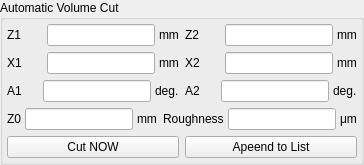
     <widget class="QGroupBox" name="groupBox_2">
      <property name="title">
       <string>Automatic Volume Cut</string>
      </property>
      <layout class="QVBoxLayout" name="verticalLayout_11">
       <property name="leftMargin">
        <number>4</number>
       </property>
       <property name="topMargin">
        <number>4</number>
       </property>
       <property name="rightMargin">
        <number>4</number>
       </property>
       <property name="bottomMargin">
        <number>4</number>
       </property>
       <item>
        <layout class="QHBoxLayout" name="horizontalLayout_2">
         <item>
          <layout class="QVBoxLayout" name="verticalLayout_9">
           <item>
            <layout class="QHBoxLayout" name="_12">
             <property name="spacing">
              <number>4</number>
             </property>
             <item>
              <widget class="QLabel" name="textLabel13_12">
               <property name="sizePolicy">
                <sizepolicy hsizetype="Preferred" vsizetype="Fixed">
                 <horstretch>0</horstretch>
                 <verstretch>0</verstretch>
                </sizepolicy>
               </property>
               <property name="text">
                <string>Z1</string>
               </property>
               <property name="wordWrap">
                <bool>false</bool>
               </property>
              </widget>
             </item>
             <item>
              <widget class="QLineEdit" name="m_edZ1">
               <property name="sizePolicy">
                <sizepolicy hsizetype="Preferred" vsizetype="Fixed">
                 <horstretch>0</horstretch>
                 <verstretch>0</verstretch>
                </sizepolicy>
               </property>
               <property name="minimumSize">
                <size>
                 <width>80</width>
                 <height>0</height>
                </size>
               </property>
               <property name="maximumSize">
                <size>
                 <width>150</width>
                 <height>32767</height>
                </size>
               </property>
              </widget>
             </item>
             <item>
              <widget class="QLabel" name="textLabel14_13">
               <property name="sizePolicy">
                <sizepolicy hsizetype="Fixed" vsizetype="Fixed">
                 <horstretch>0</horstretch>
                 <verstretch>0</verstretch>
                </sizepolicy>
               </property>
               <property name="text">
                <string>mm</string>
               </property>
               <property name="wordWrap">
                <bool>false</bool>
               </property>
              </widget>
             </item>
            </layout>
           </item>
           <item>
            <layout class="QHBoxLayout" name="_7">
             <property name="spacing">
              <number>4</number>
             </property>
             <item>
              <widget class="QLabel" name="textLabel13_7">
               <property name="sizePolicy">
                <sizepolicy hsizetype="Preferred" vsizetype="Fixed">
                 <horstretch>0</horstretch>
                 <verstretch>0</verstretch>
                </sizepolicy>
               </property>
               <property name="text">
                <string>X1</string>
               </property>
               <property name="wordWrap">
                <bool>false</bool>
               </property>
              </widget>
             </item>
             <item>
              <widget class="QLineEdit" name="m_edX1">
               <property name="sizePolicy">
                <sizepolicy hsizetype="Preferred" vsizetype="Fixed">
                 <horstretch>0</horstretch>
                 <verstretch>0</verstretch>
                </sizepolicy>
               </property>
               <property name="minimumSize">
                <size>
                 <width>80</width>
                 <height>0</height>
                </size>
               </property>
               <property name="maximumSize">
                <size>
                 <width>150</width>
                 <height>32767</height>
                </size>
               </property>
              </widget>
             </item>
             <item>
              <widget class="QLabel" name="textLabel14_8">
               <property name="sizePolicy">
                <sizepolicy hsizetype="Fixed" vsizetype="Fixed">
                 <horstretch>0</horstretch>
                 <verstretch>0</verstretch>
                </sizepolicy>
               </property>
               <property name="text">
                <string>mm</string>
               </property>
               <property name="wordWrap">
                <bool>false</bool>
               </property>
              </widget>
             </item>
            </layout>
           </item>
           <item>
            <layout class="QHBoxLayout" name="_9">
             <property name="spacing">
              <number>4</number>
             </property>
             <item>
              <widget class="QLabel" name="textLabel13_9">
               <property name="sizePolicy">
                <sizepolicy hsizetype="Preferred" vsizetype="Fixed">
                 <horstretch>0</horstretch>
                 <verstretch>0</verstretch>
                </sizepolicy>
               </property>
               <property name="text">
                <string>A1</string>
               </property>
               <property name="wordWrap">
                <bool>false</bool>
               </property>
              </widget>
             </item>
             <item>
              <widget class="QLineEdit" name="m_edA1">
               <property name="sizePolicy">
                <sizepolicy hsizetype="Preferred" vsizetype="Fixed">
                 <horstretch>0</horstretch>
                 <verstretch>0</verstretch>
                </sizepolicy>
               </property>
               <property name="minimumSize">
                <size>
                 <width>80</width>
                 <height>0</height>
                </size>
               </property>
               <property name="maximumSize">
                <size>
                 <width>150</width>
                 <height>32767</height>
                </size>
               </property>
              </widget>
             </item>
             <item>
              <widget class="QLabel" name="textLabel14_10">
               <property name="sizePolicy">
                <sizepolicy hsizetype="Fixed" vsizetype="Fixed">
                 <horstretch>0</horstretch>
                 <verstretch>0</verstretch>
                </sizepolicy>
               </property>
               <property name="text">
                <string>deg.</string>
               </property>
               <property name="wordWrap">
                <bool>false</bool>
               </property>
              </widget>
             </item>
            </layout>
           </item>
          </layout>
         </item>
         <item>
          <layout class="QVBoxLayout" name="verticalLayout_10">
           <item>
            <layout class="QHBoxLayout" name="_11">
             <property name="spacing">
              <number>4</number>
             </property>
             <item>
              <widget class="QLabel" name="textLabel13_11">
               <property name="sizePolicy">
                <sizepolicy hsizetype="Preferred" vsizetype="Fixed">
                 <horstretch>0</horstretch>
                 <verstretch>0</verstretch>
                </sizepolicy>
               </property>
               <property name="text">
                <string>Z2</string>
               </property>
               <property name="wordWrap">
                <bool>false</bool>
               </property>
              </widget>
             </item>
             <item>
              <widget class="QLineEdit" name="m_edZ2">
               <property name="sizePolicy">
                <sizepolicy hsizetype="Preferred" vsizetype="Fixed">
                 <horstretch>0</horstretch>
                 <verstretch>0</verstretch>
                </sizepolicy>
               </property>
               <property name="minimumSize">
                <size>
                 <width>80</width>
                 <height>0</height>
                </size>
               </property>
               <property name="maximumSize">
                <size>
                 <width>150</width>
                 <height>32767</height>
                </size>
               </property>
              </widget>
             </item>
             <item>
              <widget class="QLabel" name="textLabel14_12">
               <property name="sizePolicy">
                <sizepolicy hsizetype="Fixed" vsizetype="Fixed">
                 <horstretch>0</horstretch>
                 <verstretch>0</verstretch>
                </sizepolicy>
               </property>
               <property name="text">
                <string>mm</string>
               </property>
               <property name="wordWrap">
                <bool>false</bool>
               </property>
              </widget>
             </item>
            </layout>
           </item>
           <item>
            <layout class="QHBoxLayout" name="_8">
             <property name="spacing">
              <number>4</number>
             </property>
             <item>
              <widget class="QLabel" name="textLabel13_8">
               <property name="sizePolicy">
                <sizepolicy hsizetype="Preferred" vsizetype="Fixed">
                 <horstretch>0</horstretch>
                 <verstretch>0</verstretch>
                </sizepolicy>
               </property>
               <property name="text">
                <string>X2</string>
               </property>
               <property name="wordWrap">
                <bool>false</bool>
               </property>
              </widget>
             </item>
             <item>
              <widget class="QLineEdit" name="m_edX2">
               <property name="sizePolicy">
                <sizepolicy hsizetype="Preferred" vsizetype="Fixed">
                 <horstretch>0</horstretch>
                 <verstretch>0</verstretch>
                </sizepolicy>
               </property>
               <property name="minimumSize">
                <size>
                 <width>80</width>
                 <height>0</height>
                </size>
               </property>
               <property name="maximumSize">
                <size>
                 <width>150</width>
                 <height>32767</height>
                </size>
               </property>
              </widget>
             </item>
             <item>
              <widget class="QLabel" name="textLabel14_9">
               <property name="sizePolicy">
                <sizepolicy hsizetype="Fixed" vsizetype="Fixed">
                 <horstretch>0</horstretch>
                 <verstretch>0</verstretch>
                </sizepolicy>
               </property>
               <property name="text">
                <string>mm</string>
               </property>
               <property name="wordWrap">
                <bool>false</bool>
               </property>
              </widget>
             </item>
            </layout>
           </item>
           <item>
            <layout class="QHBoxLayout" name="_10">
             <property name="spacing">
              <number>4</number>
             </property>
             <item>
              <widget class="QLabel" name="textLabel13_10">
               <property name="sizePolicy">
                <sizepolicy hsizetype="Preferred" vsizetype="Fixed">
                 <horstretch>0</horstretch>
                 <verstretch>0</verstretch>
                </sizepolicy>
               </property>
               <property name="text">
                <string>A2</string>
               </property>
               <property name="wordWrap">
                <bool>false</bool>
               </property>
              </widget>
             </item>
             <item>
              <widget class="QLineEdit" name="m_edA2">
               <property name="sizePolicy">
                <sizepolicy hsizetype="Preferred" vsizetype="Fixed">
                 <horstretch>0</horstretch>
                 <verstretch>0</verstretch>
                </sizepolicy>
               </property>
               <property name="minimumSize">
                <size>
                 <width>80</width>
                 <height>0</height>
                </size>
               </property>
               <property name="maximumSize">
                <size>
                 <width>150</width>
                 <height>32767</height>
                </size>
               </property>
              </widget>
             </item>
             <item>
              <widget class="QLabel" name="textLabel14_11">
               <property name="sizePolicy">
                <sizepolicy hsizetype="Fixed" vsizetype="Fixed">
                 <horstretch>0</horstretch>
                 <verstretch>0</verstretch>
                </sizepolicy>
               </property>
               <property name="text">
                <string>deg.</string>
               </property>
               <property name="wordWrap">
                <bool>false</bool>
               </property>
              </widget>
             </item>
            </layout>
           </item>
          </layout>
         </item>
        </layout>
       </item>
       <item>
        <layout class="QHBoxLayout" name="horizontalLayout_8">
         <item>
          <layout class="QHBoxLayout" name="_20">
           <property name="spacing">
            <number>4</number>
           </property>
           <item>
            <widget class="QLabel" name="textLabel13_17">
             <property name="sizePolicy">
              <sizepolicy hsizetype="Preferred" vsizetype="Fixed">
               <horstretch>0</horstretch>
               <verstretch>0</verstretch>
              </sizepolicy>
             </property>
             <property name="text">
              <string>Z0</string>
             </property>
             <property name="wordWrap">
              <bool>false</bool>
             </property>
            </widget>
           </item>
           <item>
            <widget class="QLineEdit" name="m_edZ0">
             <property name="sizePolicy">
              <sizepolicy hsizetype="Preferred" vsizetype="Fixed">
               <horstretch>0</horstretch>
               <verstretch>0</verstretch>
              </sizepolicy>
             </property>
             <property name="minimumSize">
              <size>
               <width>80</width>
               <height>0</height>
              </size>
             </property>
             <property name="maximumSize">
              <size>
               <width>150</width>
               <height>32767</height>
              </size>
             </property>
            </widget>
           </item>
           <item>
            <widget class="QLabel" name="textLabel14_21">
             <property name="sizePolicy">
              <sizepolicy hsizetype="Fixed" vsizetype="Fixed">
               <horstretch>0</horstretch>
               <verstretch>0</verstretch>
              </sizepolicy>
             </property>
             <property name="text">
              <string>mm</string>
             </property>
             <property name="wordWrap">
              <bool>false</bool>
             </property>
            </widget>
           </item>
          </layout>
         </item>
         <item>
          <layout class="QHBoxLayout" name="_16">
           <property name="spacing">
            <number>4</number>
           </property>
           <item>
            <widget class="QLabel" name="textLabel13_13">
             <property name="sizePolicy">
              <sizepolicy hsizetype="Preferred" vsizetype="Fixed">
               <horstretch>0</horstretch>
               <verstretch>0</verstretch>
              </sizepolicy>
             </property>
             <property name="text">
              <string>Roughness</string>
             </property>
             <property name="wordWrap">
              <bool>false</bool>
             </property>
            </widget>
           </item>
           <item>
            <widget class="QLineEdit" name="m_edRoughness">
             <property name="sizePolicy">
              <sizepolicy hsizetype="Preferred" vsizetype="Fixed">
               <horstretch>0</horstretch>
               <verstretch>0</verstretch>
              </sizepolicy>
             </property>
             <property name="minimumSize">
              <size>
               <width>80</width>
               <height>0</height>
              </size>
             </property>
             <property name="maximumSize">
              <size>
               <width>150</width>
               <height>32767</height>
              </size>
             </property>
            </widget>
           </item>
           <item>
            <widget class="QLabel" name="textLabel14_17">
             <property name="sizePolicy">
              <sizepolicy hsizetype="Fixed" vsizetype="Fixed">
               <horstretch>0</horstretch>
               <verstretch>0</verstretch>
              </sizepolicy>
             </property>
             <property name="text">
              <string>μm</string>
             </property>
             <property name="wordWrap">
              <bool>false</bool>
             </property>
            </widget>
           </item>
          </layout>
         </item>
        </layout>
       </item>
       <item>
        <layout class="QHBoxLayout" name="horizontalLayout_3">
         <item>
          <widget class="QPushButton" name="m_btnCutNow">
           <property name="text">
            <string>Cut NOW</string>
           </property>
          </widget>
         </item>
         <item>
          <widget class="QPushButton" name="m_btnAppend">
           <property name="text">
            <string>Apeend to List</string>
           </property>
          </widget>
         </item>
        </layout>
       </item>
      </layout>
     </widget>
